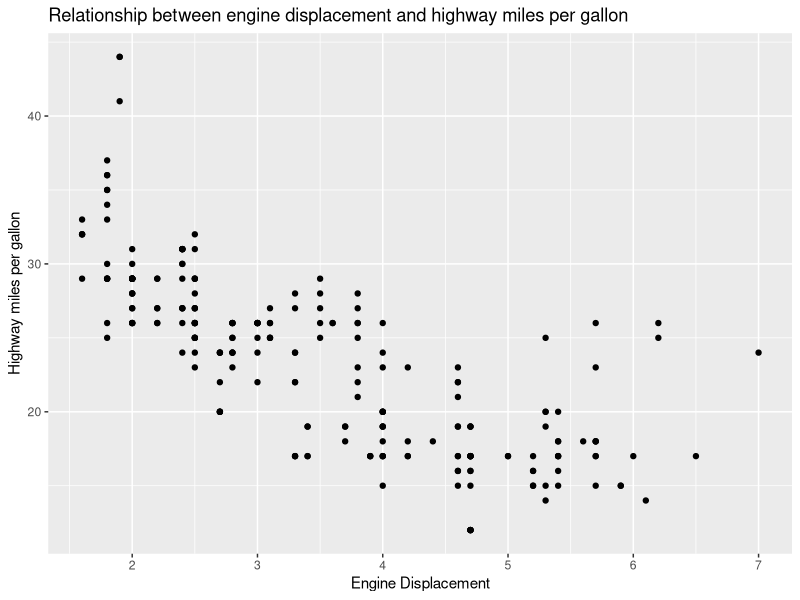

Here is the R script that generated this plot:
## ---- chunk 1
#| include=FALSE

library(tidyverse)

data(mpg)
glimpse(mpg)
## ---- chunk 2
#| layout-ncol: 1
#| fig-cap: 
#|   - "Fuel mileage scatterplot"

ggplot(
  mpg,
  aes(
    x = displ,
    y = hwy
  )
) +
geom_point() +
labs(
  title = "Relationship between engine displacement and highway miles per gallon",
  x = "Engine Displacement",
  y = "Highway miles per gallon"
)

